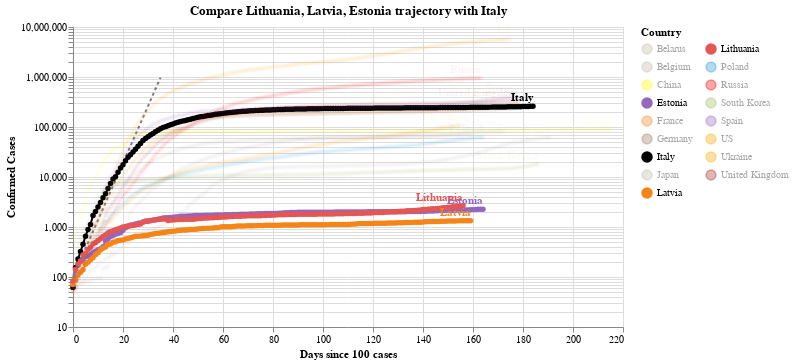

Source (notebook cell):
### Code cell
#hide_input
chart3 = make_since_chart(dff2, ['Lithuania', 'Latvia', 'Estonia'], baseline_countries)
chart3

### Figure 1 — Vega-Lite specification as saved in the notebook (floating-point values rounded to 4 significant figures; data arrays with more than 128 entries replaced by an {"elided": "..."} marker saying what was removed)
{"config": {"view": {"continuousWidth": 400, "continuousHeight": 300}}, "layer": [{"data": {"name": "data-628230001892d6798b50651be41d1b3e"}, "mark": {"type": "line", "color": "black", "opacity": 0.5, "strokeDash": [3, 3]}, "encoding": {"x": {"type": "quantitative", "field": "Days since 100 cases"}, "y": {"type": "quantitative", "field": "Confirmed Cases"}}}, {"data": {"name": "data-4f3b8a4dba44ee4ddb9a41984741d8ef"}, "mark": {"type": "line", "point": true}, "encoding": {"color": {"type": "nominal", "field": "Country", "legend": {"columns": 2}, "scale": {"domain": ["Belarus", "Belgium", "China", "Estonia", "France", "Germany", "Italy", "Japan", "Latvia", "Lithuania", "Poland", "Russia", "South Korea", "Spain", "US", "Ukraine", "United Kingdom"], "range": ["#C1B7AD", "#C1B7AD", "yellow", "#9467bd", "#F58518", "#9D755D", "black", "#C1B7AD", "#F58518", "#E45756", "#2495D3", "red", "#A1BA59", "#9467bd", "orange", "orange", "brown"]}}, "opacity": {"condition": {"value": 1, "selection": "selector002"}, "value": 0.05}, "tooltip": [{"type": "nominal", "field": "Country"}, {"type": "temporal", "field": "Date"}, {"type": "quantitative", "field": "Confirmed Cases"}, {"type": "quantitative", "field": "Days since 100 cases"}], "x": {"type": "quantitative", "field": "Days since 100 cases"}, "y": {"type": "quantitative", "field": "Confirmed Cases", "scale": {"type": "log"}}}, "selection": {"selector002": {"type": "multi", "fields": ["Country"], "bind": "legend", "init": [{"Country": "Lithuania"}, {"Country": "Latvia"}, {"Country": "Estonia"}, {"Country": "Italy"}]}}, "width": 550}, {"data": {"name": "data-4f3b8a4dba44ee4ddb9a41984741d8ef"}, "mark": {"type": "text", "align": "right", "dy": -8, "fontWeight": "bold"}, "encoding": {"color": {"type": "nominal", "field": "Country", "legend": {"columns": 2}, "scale": {"domain": ["Belarus", "Belgium", "China", "Estonia", "France", "Germany", "Italy", "Japan", "Latvia", "Lithuania", "Poland", "Russia", "South Korea", "Spain", "US", "Ukraine", "United Kingdom"], "range": ["#C1B7AD", "#C1B7AD", "yellow", "#9467bd", "#F58518", "#9D755D", "black", "#C1B7AD", "#F58518", "#E45756", "#2495D3", "red", "#A1BA59", "#9467bd", "orange", "orange", "brown"]}}, "opacity": {"condition": {"value": 1, "selection": "selector002"}, "value": 0.05}, "text": {"type": "nominal", "field": "Country"}, "tooltip": [{"type": "nominal", "field": "Country"}, {"type": "temporal", "field": "Date"}, {"type": "quantitative", "field": "Confirmed Cases"}, {"type": "quantitative", "field": "Days since 100 cases"}], "x": {"type": "quantitative", "field": "Days since 100 cases"}, "y": {"type": "quantitative", "field": "Confirmed Cases", "scale": {"type": "log"}}}, "transform": [{"filter": "(datum['Date'] >= 1598227200000)"}], "width": 550}], "title": "Compare Lithuania, Latvia, Estonia trajectory with Italy", "$schema": "https://vega.github.io/schema/vega-lite/v4.0.2.json", "datasets": {"data-628230001892d6798b50651be41d1b3e": [{"Days since 100 cases": 0, "Confirmed Cases": 100.0}, {"Days since 100 cases": 1, "Confirmed Cases": 130.0}, {"Days since 100 cases": 2, "Confirmed Cases": 169.0}, {"Days since 100 cases": 3, "Confirmed Cases": 219.7}, {"Days since 100 cases": 4, "Confirmed Cases": 285.6}, {"Days since 100 cases": 5, "Confirmed Cases": 371.3}, {"Days since 100 cases": 6, "Confirmed Cases": 482.7}, {"Days since 100 cases": 7, "Confirmed Cases": 627.5}, {"Days since 100 cases": 8, "Confirmed Cases": 815.7}, {"Days since 100 cases": 9, "Confirmed Cases": 1060.0}, {"Days since 100 cases": 10, "Confirmed Cases": 1379.0}, {"Days since 100 cases": 11, "Confirmed Cases": 1792.0}, {"Days since 100 cases": 12, "Confirmed Cases": 2330.0}, {"Days since 100 cases": 13, "Confirmed Cases": 3029.0}, {"Days since 100 cases": 14, "Confirmed Cases": 3937.0}, {"Days since 100 cases": 15, "Confirmed Cases": 5119.0}, {"Days since 100 cases": 16, "Confirmed Cases": 6654.0}, {"Days since 100 cases": 17, "Confirmed Cases": 8650.0}, {"Days since 100 cases": 18, "Confirmed Cases": 11250.0}, {"Days since 100 cases": 19, "Confirmed Cases": 14620.0}, {"Days since 100 cases": 20, "Confirmed Cases": 19000.0}, {"Days since 100 cases": 21, "Confirmed Cases": 24710.0}, {"Days since 100 cases": 22, "Confirmed Cases": 32120.0}, {"Days since 100 cases": 23, "Confirmed Cases": 41750.0}, {"Days since 100 cases": 24, "Confirmed Cases": 54280.0}, {"Days since 100 cases": 25, "Confirmed Cases": 70560.0}, {"Days since 100 cases": 26, "Confirmed Cases": 91730.0}, {"Days since 100 cases": 27, "Confirmed Cases": 119300.0}, {"Days since 100 cases": 28, "Confirmed Cases": 155000.0}, {"Days since 100 cases": 29, "Confirmed Cases": 201500.0}, {"Days since 100 cases": 30, "Confirmed Cases": 262000.0}, {"Days since 100 cases": 31, "Confirmed Cases": 340600.0}, {"Days since 100 cases": 32, "Confirmed Cases": 442800.0}, {"Days since 100 cases": 33, "Confirmed Cases": 575600.0}, {"Days since 100 cases": 34, "Confirmed Cases": 748300.0}, {"Days since 100 cases": 35, "Confirmed Cases": 972800.0}], "data-4f3b8a4dba44ee4ddb9a41984741d8ef": {"elided": "2969 records"}}}
